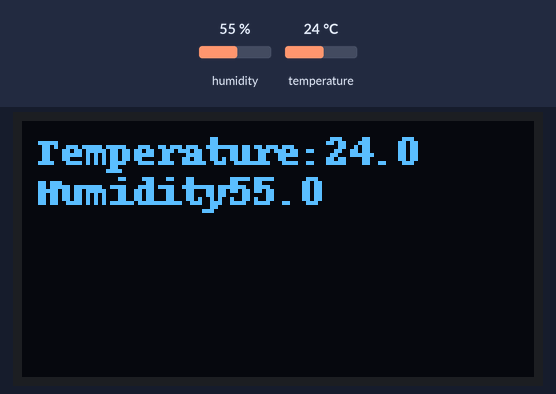
Bench run of a program on a simulated Raspberry Pi (BCM pin numbers). Shown: 128×64 one-colour display. The test bench sets the inputs (shaded band); at power-on: humidity 55 %, temperature 24 °C.

Above: at 1.3 s.
1.4 s: humidity set to 22 %
At 7.6 s:
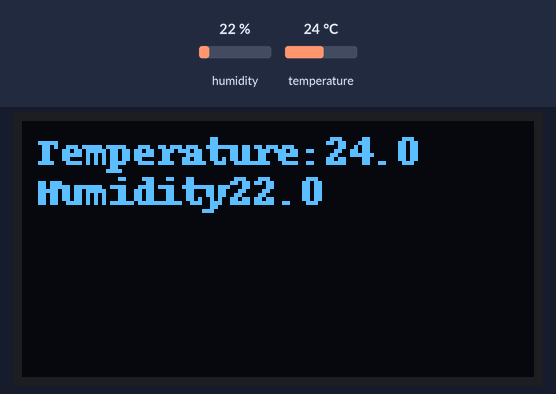
7.9 s: temperature set to 12 °C
At 12.6 s:
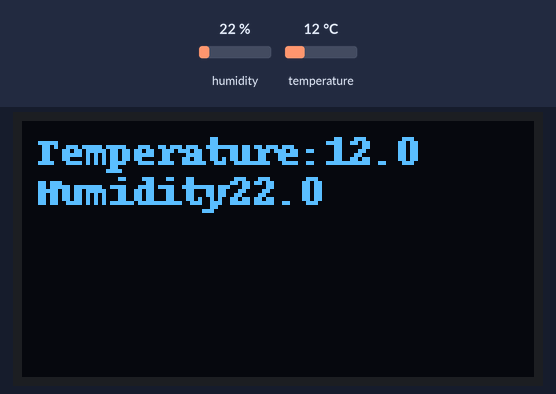
14.4 s: humidity set to 40 %
At 18.7 s:
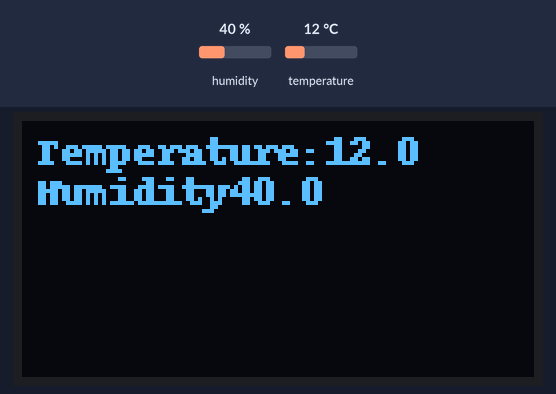
20.9 s: temperature set to 19 °C
Timing chart, 0 to 23.9 s (numbered marks = the images above; inputs shaded):
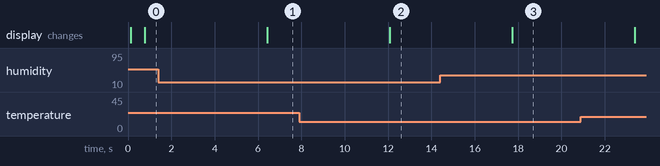

The program:

DHT22.py
```python
import Adafruit_SSD1306
from PIL import Image
from PIL import ImageFont
from PIL import ImageDraw
import Adafruit_DHT
import time

sensor=Adafruit_DHT.DHT22
gpio=4
count=0

RST = None
disp = Adafruit_SSD1306.SSD1306_128_64(rst=RST)
disp.begin()
disp.clear()
disp.display()

width = disp.width
height = disp.height
font = ImageFont.load_default()
while True:
    try:
        humidity, temperature = Adafruit_DHT.read_retry(sensor, gpio)
        if humidity is not None and temperature is not None:
            contents1 = "Temperature:{0:0.1f}".format(temperature)
            contents2 = "Humidity{0:0.1f}".format(humidity)
        else:
            content1 = "failed to get reading. Try again!"
            content2 = 'Mr.Yao'
        # print(contents)
        image = Image.new('1', (width, height), color=0)
        draw = ImageDraw.Draw(image)
        draw.text((4, 2), text=contents1, fill=255)
        draw.text((4, 12), text=contents2, fill=255)
        disp.image(image)
        disp.display()
    except Exception as e:
        print(e)
    finally:
        time.sleep(5)
```

Measured:
- after the input at 1.4 s, the display: changes after 5.0 s (image 1)
- after the input at 7.9 s, the display: changes after 4.2 s (image 2)
- after the input at 14.4 s, the display: changes after 3.3 s (image 3)
